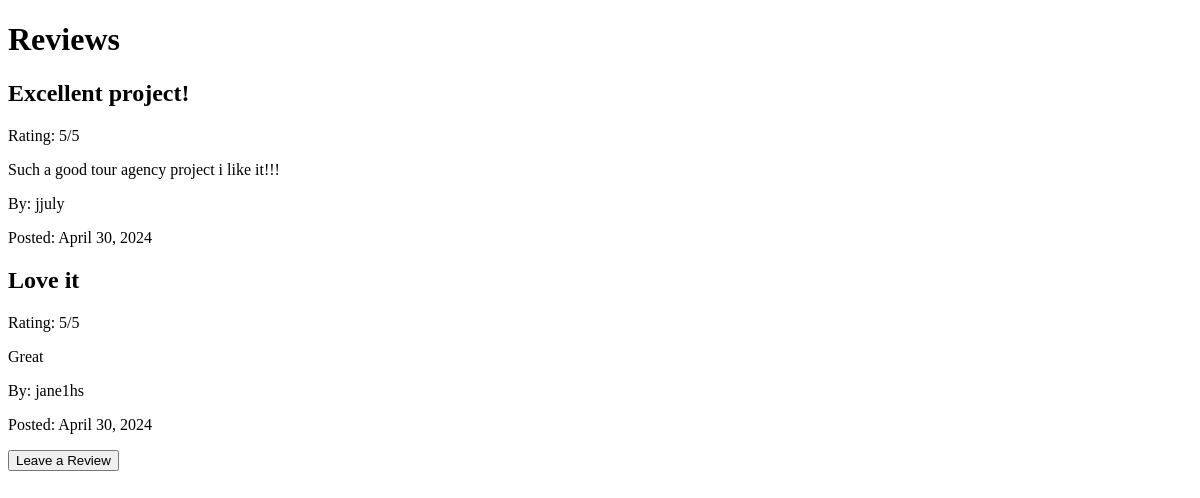
The page /reviews/ on the database as committed earlier.
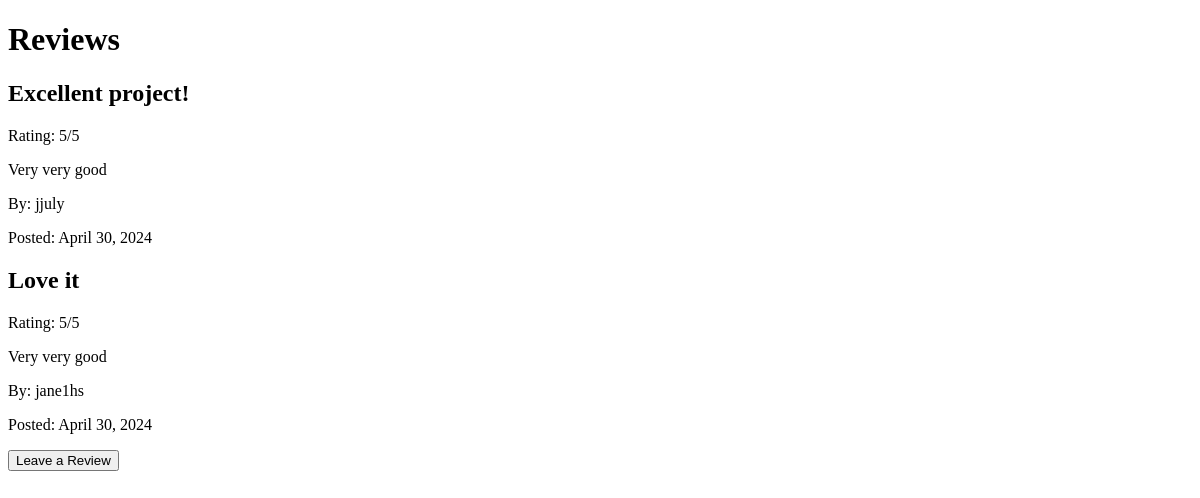
The same page on the database as committed later.
### touragency/models.py (models this page shows, shortened)
class Review(models.Model):
    title = models.CharField(max_length=100)
    rating = models.IntegerField()
    text = models.TextField()
    date = models.DateField(auto_now_add=True)
    user = models.ForeignKey(User, related_name="reviews", on_delete=models.CASCADE)

class User(AbstractUser):
    STATUS_CHOICES = (
        ("staff", "staff"),
        ("client", "client"),
    )
    status = models.CharField(choices=STATUS_CHOICES, default="client", max_length=6)
    phone_number = models.CharField(max_length=15)
    address = models.CharField(max_length=255)
    age = models.PositiveSmallIntegerField()

### touragency/views.py (the view)
# urls.py: path('reviews/', views.ReviewListView.as_view(), name='reviews'),
class ReviewListView(ListView):
    model = Review
    queryset = Review.objects.all()
    template_name = 'reviews.html'

### touragency/templates/reviews.html (shortened to what this page needs)
<!DOCTYPE html>
<head>
</head>
<body>
    <h1>Reviews</h1>
    {% for review_item in object_list %}
        <div>
            <h2>{{ review_item.title }}</h2>
            <p>Rating: {{ review_item.rating }}/5</p>
            <p>{{ review_item.text }}</p>
            <p>By: {{ review_item.user.username }}</p>
            <p>Posted: {{ review_item.date }}</p>
        </div>
    {% endfor %}
    <form action="{% url 'add_review' %}" method="get">
        <button type="submit">Leave a Review</button>
    </form>
</body>
</html>

Rows that differ between the two databases and show on the page:
changed Review "Excellent project!": text "Such a good tour agency project i like it!!!" → "Very very good"
changed Review "Love it": text "Great" → "Very very good"
